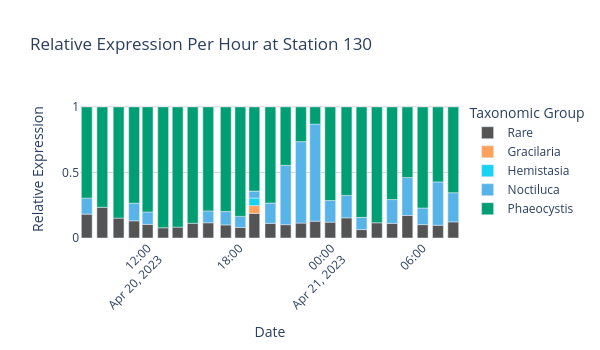

The cell this chart's notebook holds for it:
### Code cell
# Filter data based on TPM and p_ident thresholds
filtered_data = data_130[(data_130['p_ident'] >= 0.95)]

# Group by taxonomic level and 'year_hour', then sum TPM
grouped_df = filtered_data.groupby(['Genus_UniEuk', 'Date'])['TPM'].sum().reset_index()

grouped_df.head()
# Normalize TPM sums to get relative expression per hour
total_tpm_per_hour = grouped_df.groupby('Date')['TPM'].transform('sum')
grouped_df['rel_expression_per_hour'] = grouped_df['TPM'] / total_tpm_per_hour

# Combine low-abundant groups into a single 'Rare' category
threshold = 0.05
grouped_df.loc[grouped_df['rel_expression_per_hour'] <= threshold, 'Genus_UniEuk'] = 'Rare'


# Remove categories with no expression
grouped_df = grouped_df[grouped_df['rel_expression_per_hour'] > 0]

# Group once more to combine Rares
grouped_df = grouped_df.groupby(['Genus_UniEuk', 'Date'])['rel_expression_per_hour'].sum().reset_index()

# Plot
fig = px.bar(grouped_df, 
            x='Date', 
            y='rel_expression_per_hour', 
            color='Genus_UniEuk',
            title='Relative Expression Per Hour at Station 130',
            category_orders={"Genus_UniEuk": ['Arthropoda', 'Acantharea', 'Ctenophora', 'Diatomeae', 'Dinophyceae', 
                                                    'Florideophyceae','Odontella', 'Phaeodarea', 'Prymnesiophyceae',
                                                    'Spirotrichea', 'Vertebrata', 'Rare',]},
            color_discrete_map=color_discrete_map
            )

fig.update_layout(
    width=600,
    height=350,
    xaxis_title='Date',
    yaxis_title='Relative Expression',
    xaxis_tickangle=-45,
    legend_title='Taxonomic Group',
    plot_bgcolor='white',
    # Add horizontal gridlines
    yaxis=dict(showgrid=True, gridcolor='lightgray')
)

# Save the figure
filename_base = "../figures/metatranscriptomics/130_relative_expression_per_hour_genus"
fig.write_image(filename_base + ".png", scale=1)
fig.write_image(filename_base + ".svg", scale=1)

fig.show()

### Figure 1 — Plotly figure (JSON) as saved in the notebook; plotly's stock layout.template omitted (floating-point values rounded to 4 significant figures)
{"data": [{"hovertemplate": "Genus_UniEuk=Rare<br>Date=%{x}<br>rel_expression_per_hour=%{y}<extra></extra>", "legendgroup": "Rare", "marker": {"color": "#545454", "pattern": {"shape": ""}}, "name": "Rare", "orientation": "v", "showlegend": true, "textposition": "auto", "type": "bar", "x": ["2023-04-20T08:01:00.000000000", "2023-04-20T09:02:00.000000000", "2023-04-20T10:06:00.000000000", "2023-04-20T11:07:00.000000000", "2023-04-20T12:00:00.000000000", "2023-04-20T13:01:00.000000000", "2023-04-20T13:58:00.000000000", "2023-04-20T14:57:00.000000000", "2023-04-20T15:58:00.000000000", "2023-04-20T17:07:00.000000000", "2023-04-20T18:04:00.000000000", "2023-04-20T18:59:00.000000000", "2023-04-20T20:02:00.000000000", "2023-04-20T21:02:00.000000000", "2023-04-20T22:02:00.000000000", "2023-04-20T22:58:00.000000000", "2023-04-20T23:57:00.000000000", "2023-04-21T01:01:00.000000000", "2023-04-21T02:00:00.000000000", "2023-04-21T03:00:00.000000000", "2023-04-21T04:00:00.000000000", "2023-04-21T05:00:00.000000000", "2023-04-21T06:00:00.000000000", "2023-04-21T07:00:00.000000000", "2023-04-21T08:00:00.000000000"], "xaxis": "x", "y": [0.182, 0.2343, 0.152, 0.1309, 0.104, 0.07802, 0.08285, 0.1123, 0.1162, 0.09988, 0.08064, 0.188, 0.1118, 0.1016, 0.1141, 0.1283, 0.121, 0.1537, 0.06421, 0.1161, 0.1117, 0.1724, 0.1019, 0.09722, 0.123], "yaxis": "y"}, {"hovertemplate": "Genus_UniEuk=Gracilaria<br>Date=%{x}<br>rel_expression_per_hour=%{y}<extra></extra>", "legendgroup": "Gracilaria", "marker": {"color": "#FFA15A", "pattern": {"shape": ""}}, "name": "Gracilaria", "orientation": "v", "showlegend": true, "textposition": "auto", "type": "bar", "x": ["2023-04-20T18:59:00.000000000"], "xaxis": "x", "y": [0.05897], "yaxis": "y"}, {"hovertemplate": "Genus_UniEuk=Hemistasia<br>Date=%{x}<br>rel_expression_per_hour=%{y}<extra></extra>", "legendgroup": "Hemistasia", "marker": {"color": "#19d3f3", "pattern": {"shape": ""}}, "name": "Hemistasia", "orientation": "v", "showlegend": true, "textposition": "auto", "type": "bar", "x": ["2023-04-20T18:59:00.000000000"], "xaxis": "x", "y": [0.05794], "yaxis": "y"}, {"hovertemplate": "Genus_UniEuk=Noctiluca<br>Date=%{x}<br>rel_expression_per_hour=%{y}<extra></extra>", "legendgroup": "Noctiluca", "marker": {"color": "#56B4E8", "pattern": {"shape": ""}}, "name": "Noctiluca", "orientation": "v", "showlegend": true, "textposition": "auto", "type": "bar", "x": ["2023-04-20T08:01:00.000000000", "2023-04-20T11:07:00.000000000", "2023-04-20T12:00:00.000000000", "2023-04-20T15:58:00.000000000", "2023-04-20T17:07:00.000000000", "2023-04-20T18:04:00.000000000", "2023-04-20T18:59:00.000000000", "2023-04-20T20:02:00.000000000", "2023-04-20T21:02:00.000000000", "2023-04-20T22:02:00.000000000", "2023-04-20T22:58:00.000000000", "2023-04-20T23:57:00.000000000", "2023-04-21T01:01:00.000000000", "2023-04-21T02:00:00.000000000", "2023-04-21T04:00:00.000000000", "2023-04-21T05:00:00.000000000", "2023-04-21T06:00:00.000000000", "2023-04-21T07:00:00.000000000", "2023-04-21T08:00:00.000000000"], "xaxis": "x", "y": [0.1221, 0.1346, 0.0946, 0.09055, 0.1015, 0.08427, 0.05288, 0.1545, 0.4526, 0.6207, 0.7404, 0.1649, 0.1711, 0.09314, 0.1814, 0.2885, 0.1269, 0.3303, 0.2224], "yaxis": "y"}, {"hovertemplate": "Genus_UniEuk=Phaeocystis<br>Date=%{x}<br>rel_expression_per_hour=%{y}<extra></extra>", "legendgroup": "Phaeocystis", "marker": {"color": "#009E73", "pattern": {"shape": ""}}, "name": "Phaeocystis", "orientation": "v", "showlegend": true, "textposition": "auto", "type": "bar", "x": ["2023-04-20T08:01:00.000000000", "2023-04-20T09:02:00.000000000", "2023-04-20T10:06:00.000000000", "2023-04-20T11:07:00.000000000", "2023-04-20T12:00:00.000000000", "2023-04-20T13:01:00.000000000", "2023-04-20T13:58:00.000000000", "2023-04-20T14:57:00.000000000", "2023-04-20T15:58:00.000000000", "2023-04-20T17:07:00.000000000", "2023-04-20T18:04:00.000000000", "2023-04-20T18:59:00.000000000", "2023-04-20T20:02:00.000000000", "2023-04-20T21:02:00.000000000", "2023-04-20T22:02:00.000000000", "2023-04-20T22:58:00.000000000", "2023-04-20T23:57:00.000000000", "2023-04-21T01:01:00.000000000", "2023-04-21T02:00:00.000000000", "2023-04-21T03:00:00.000000000", "2023-04-21T04:00:00.000000000", "2023-04-21T05:00:00.000000000", "2023-04-21T06:00:00.000000000", "2023-04-21T07:00:00.000000000", "2023-04-21T08:00:00.000000000"], "xaxis": "x", "y": [0.696, 0.7657, 0.848, 0.7345, 0.8014, 0.922, 0.9172, 0.8877, 0.7932, 0.7986, 0.8351, 0.6422, 0.7337, 0.4457, 0.2653, 0.1313, 0.7141, 0.6751, 0.8426, 0.8839, 0.7069, 0.5391, 0.7712, 0.5725, 0.6546], "yaxis": "y"}], "layout": {"barmode": "relative", "height": 350, "legend": {"title": {"text": "Taxonomic Group"}, "tracegroupgap": 0}, "plot_bgcolor": "white", "title": {"text": "Relative Expression Per Hour at Station 130"}, "width": 600, "xaxis": {"anchor": "y", "domain": [0, 1], "tickangle": -45, "title": {"text": "Date"}}, "yaxis": {"anchor": "x", "domain": [0, 1], "gridcolor": "lightgray", "showgrid": true, "title": {"text": "Relative Expression"}}}}
